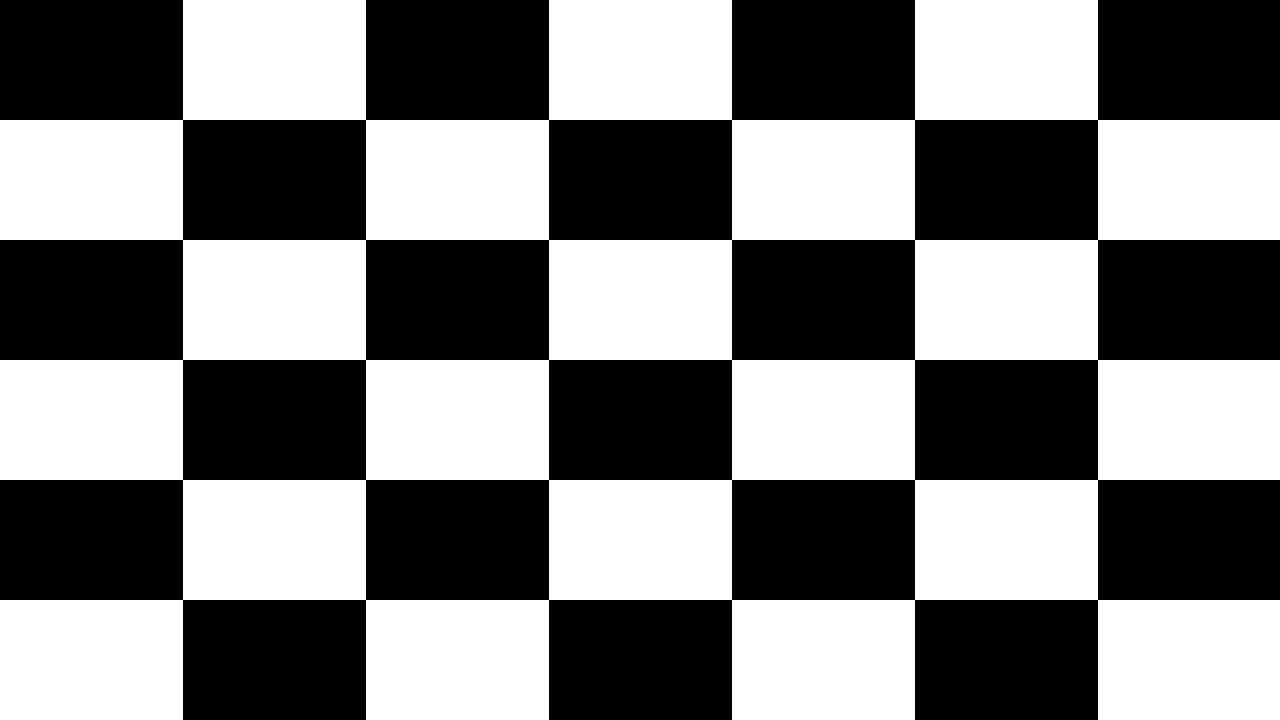
#> input picture HW3/test_image.jpg, 1280 x 720 px
$ python main.py   (older library calls are emulated)
#> lines starting #> are read from the running program, lines starting #| are printed output that depends on the picture; after the words box and inside, x2 and y2 are one past the last pixel; in counts of white or black regions, pixels touching at a corner belong together
#> further down, test_img is the input picture: shape (720, 1280, 3); min 0, max 255, mean 127.5
"""
Harris Corner Detector
"""

import cv2
import numpy as np

# K value used in Harris Corner Detector
K = 0.05

def window_function(img, size):
    return cv2.filter2D(img, -1, np.ones((size,size), dtype=np.float32))

def harris_corner_detector(img, kernel_size):
    # Convert to grayscale
#> called with kernel_size = 5
    gray_img = cv2.cvtColor(img, cv2.COLOR_BGR2GRAY)
    gray_img = np.float32(gray_img)

    # Compute image derivatives
    Ix = cv2.Sobel(gray_img, cv2.CV_32F, 1, 0, ksize=kernel_size)
    Iy = cv2.Sobel(gray_img, cv2.CV_32F, 0, 1, ksize=kernel_size)
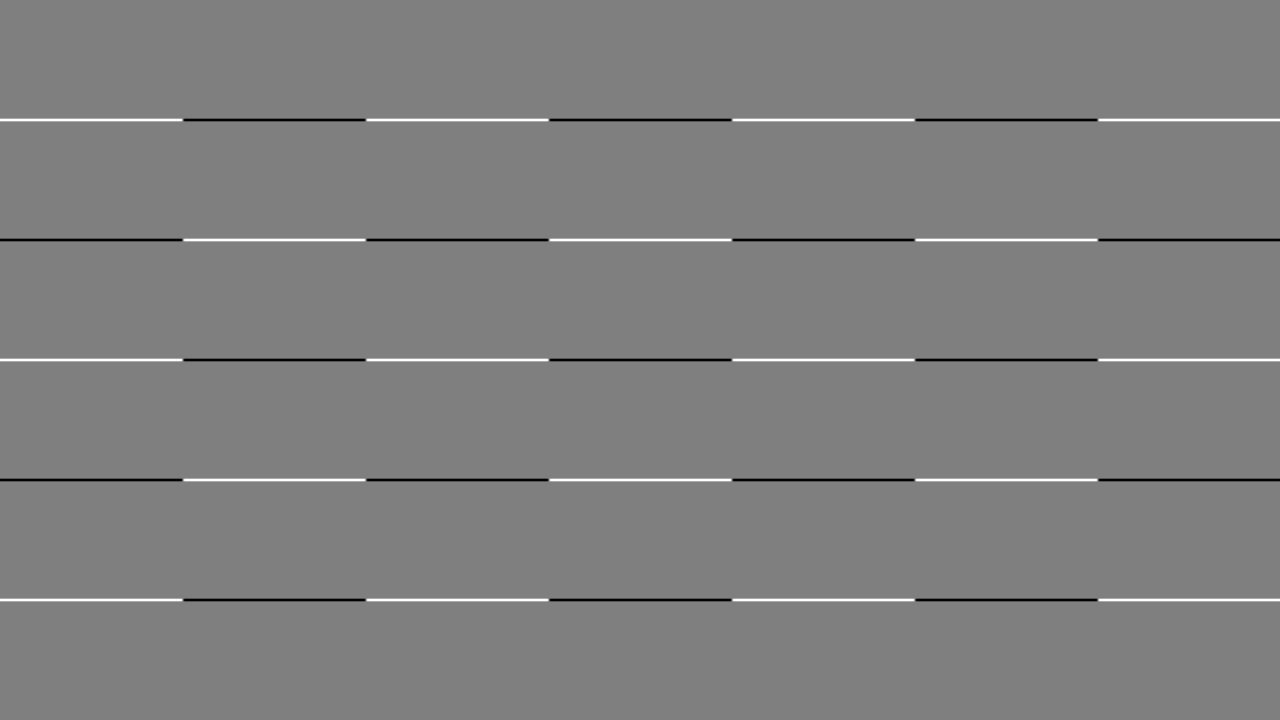
#> Iy: shape (720, 1280) float32; min -12240, max 12240, mean 6.4; drawn with min black and max white

    # Compute the M matrix values
    a = window_function(Ix * Ix, 3)
    b = window_function(Ix * Iy, 3)
    d = window_function(Iy * Iy, 3)

    # Find the determinant and the trace of M
    det = (a*d) - (b**2)
    trace = a + d

    # Make a mask for the corners
    R = det - K*trace**2
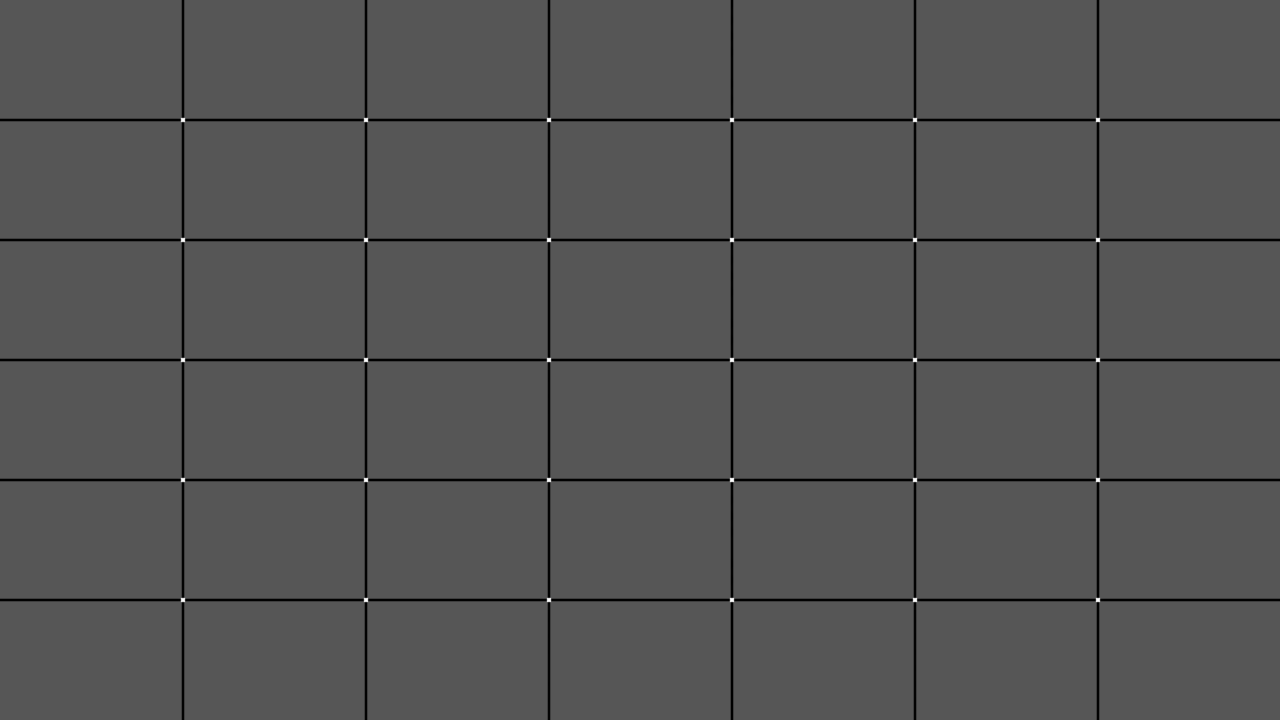
#> R: shape (720, 1280) float32; min -4.5e+16, max 8.74e+16, mean -1.25e+15; drawn with min black and max white
    mask = (R > 0.01*R.max())
#> mask: shape (720, 1280) bool; 0.09% white in thin lines or dots, all inside (x1, y1, x2, y2) = (180, 117, 1101, 603)

    # Make the mask suppress anything that isn't the local maximum
    mask = ( mask
          * (cv2.filter2D(R, -1, np.array([-1, 1, 0])) > 0)
          * (cv2.filter2D(R, -1, np.array([0, 1, -1])) > 0)
          * (cv2.filter2D(R, -1, np.array([0, 1, -1]).transpose()) > 0)
          * (cv2.filter2D(R, -1, np.array([-1, 1, 0]).transpose()) > 0)
            )
    mask = cv2.filter2D(np.float32(mask), -1, np.ones((3,3))) > 0.5
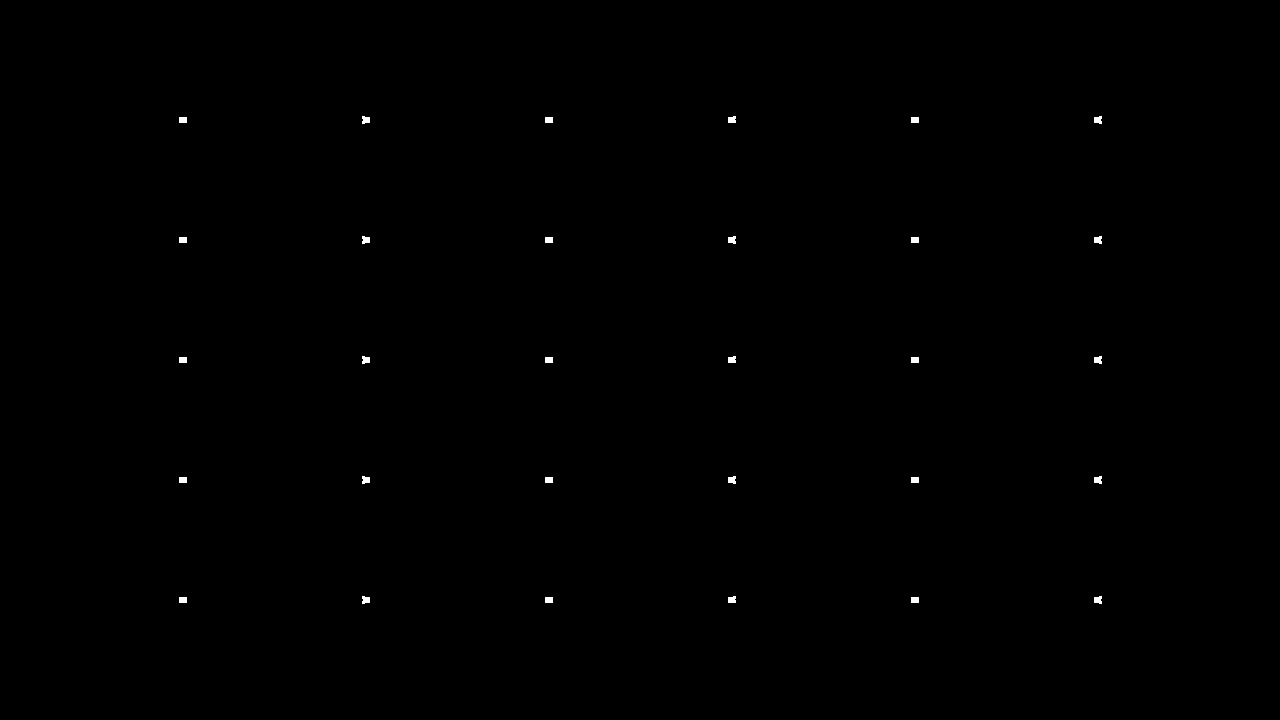
#> mask: shape (720, 1280) bool; 0.16% white; 30 white regions, largest, box (x1, y1, x2, y2) and area: (362, 116, 370, 124) 52, (1094, 116, 1102, 124) 52, (362, 236, 370, 244) 52

    # Modify the picture using the mask to show red dots on the corners
    img[mask] = [0,0,255]

    return img

def shi_tomasi_corner_detector(img, kernel_size):
    # Convert to grayscale
#> called with kernel_size = 5
    gray_img = cv2.cvtColor(img, cv2.COLOR_BGR2GRAY)
    gray_img = np.float32(gray_img)

    # Compute image derivatives
    Ix = cv2.Sobel(gray_img, cv2.CV_32F, 1, 0, ksize=kernel_size)
    Iy = cv2.Sobel(gray_img, cv2.CV_32F, 0, 1, ksize=kernel_size)

    # Compute the M matrix values
    # M = [a b; c d] with b = c
    a = window_function(Ix * Ix, 3)
    b = window_function(Ix * Iy, 3)
    d = window_function(Iy * Iy, 3)

    # Find the eigenvalues using the quadratic formula
    # x^2 - (a + d)x + (ad - b^2) = 0, where x is an eigenvalue
    B = a + d
    C = a*d - b**2

    # Minimum value always uses subtraction
    R = 0.5 * (B - np.sqrt(B**2 - 4*C))

    # Make a mask for the corners
    mask = (R > 0.01 * R.max())
#> mask: shape (720, 1280) bool; 0.12% white; 30 white regions, largest, box (x1, y1, x2, y2) and area: (180, 117, 186, 123) 36, (363, 117, 369, 123) 36, (546, 117, 552, 123) 36

    # Make the mask suppress anything that isn't the local maximum
    mask = ( mask
          * (cv2.filter2D(R, -1, np.array([-1, 1, 0])) > 0)
          * (cv2.filter2D(R, -1, np.array([0, 1, -1])) > 0)
          * (cv2.filter2D(R, -1, np.array([0, 1, -1]).transpose()) > 0)
          * (cv2.filter2D(R, -1, np.array([-1, 1, 0]).transpose()) > 0)
            )
    mask = cv2.filter2D(np.float32(mask), -1, np.ones((3,3))) > 0.5
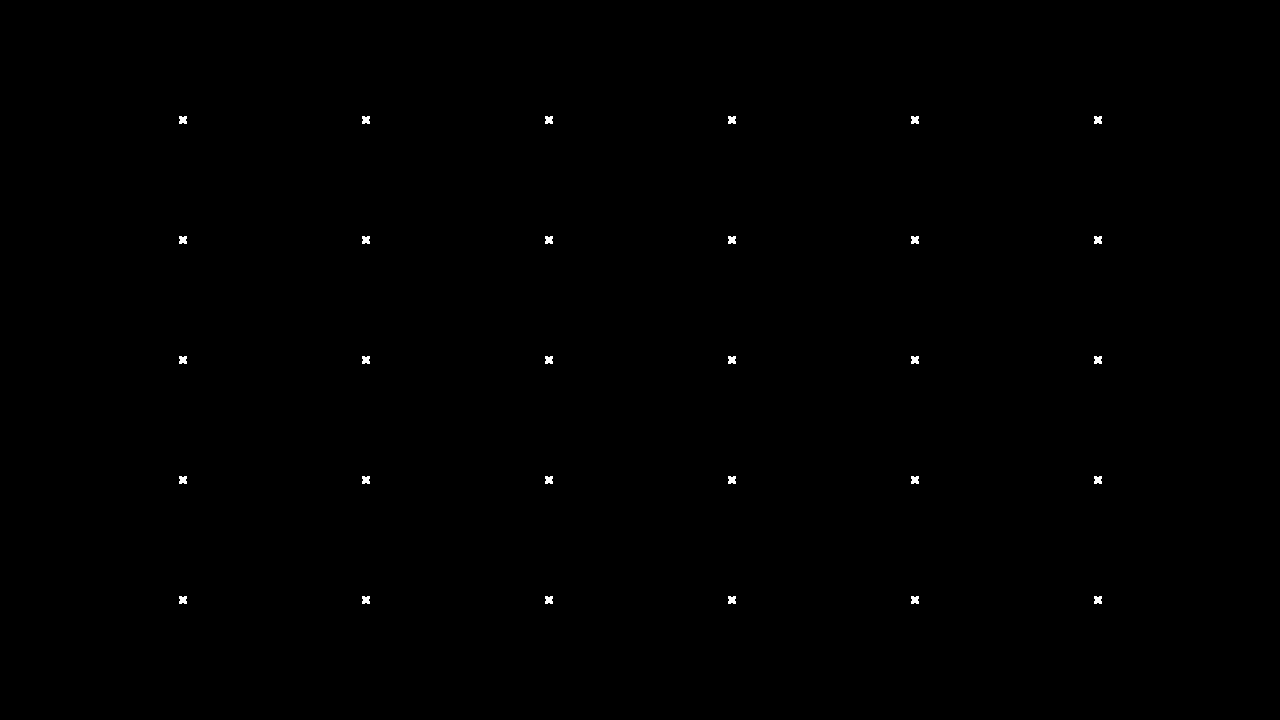
#> mask: shape (720, 1280) bool; 0.18% white; 30 white regions, largest, box (x1, y1, x2, y2) and area: (179, 116, 187, 124) 56, (362, 116, 370, 124) 56, (545, 116, 553, 124) 56

    # Modify the picture using the mask to show red dots on the corners
    img[mask] = [0,255,0]

    return img

if __name__ == "__main__":
    # Load the test image
    test_img = cv2.imread("test_image.jpg")
    shi_img = np.copy(test_img)

    # Compute the results
    harris_result_img = harris_corner_detector(test_img, kernel_size=5)
    shi_tomasi_result_img = shi_tomasi_corner_detector(shi_img, kernel_size=5)

    # Show the harris result and save it to a file
    cv2.imwrite("harris_result_img.jpg", harris_result_img)
    cv2.imshow('Harris Corner Detector', harris_result_img)

    # Show the Shi-Tomasi result and save it to a file
    cv2.imwrite("shi_tomasi_result_img.jpg", shi_tomasi_result_img)
    cv2.imshow('Shi-Tomasi Corner Detector', shi_tomasi_result_img)

    # Wait for the user to exit
    while True:
        if cv2.waitKey(1) & 0xFF == ord('q'):
#> (key q is pressed here)
            break
    cv2.destroyAllWindows()
